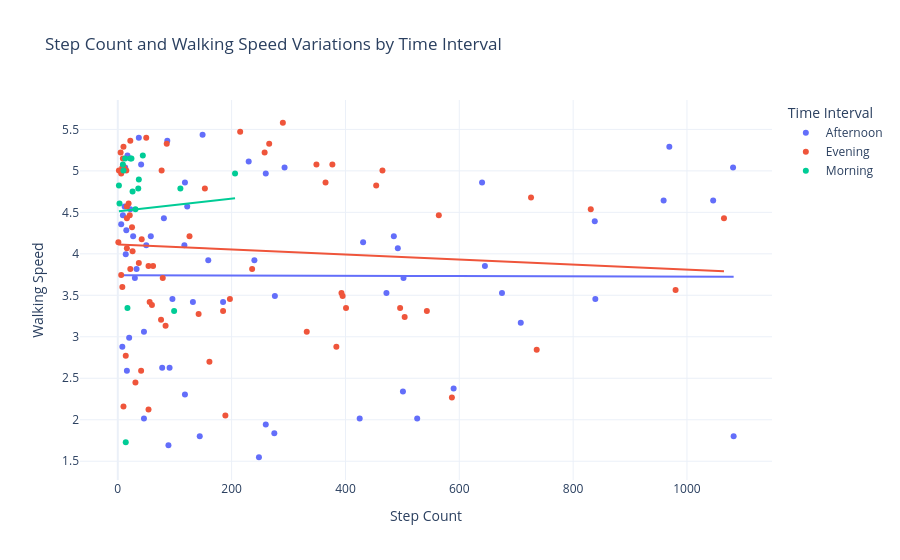

Notebook code cell kept with this figure:
### Code cell
# Create Time Intervals
time_intervals = pd.cut(pd.to_datetime(data["Time"]).dt.hour,
                        bins=[0, 12, 18, 24],
                        labels=["Morning", "Afternoon", "Evening"], 
                        right=False)

data["Time Interval"] = time_intervals

# Variations in Step Count and Walking Speed by Time Interval
fig7 = px.scatter(data, x="Step Count",
                  y="Walking Speed",
                  color="Time Interval",
                  title="Step Count and Walking Speed Variations by Time Interval",
                  trendline='ols')
fig7.show()

### Figure 1 — Plotly figure (JSON) as saved in the notebook; plotly's stock layout.template omitted (floating-point values rounded to 4 significant figures)
{"data": [{"hovertemplate": "Time Interval=Afternoon<br>Step Count=%{x}<br>Walking Speed=%{y}<extra></extra>", "legendgroup": "Afternoon", "marker": {"color": "#636efa", "symbol": "circle"}, "mode": "markers", "name": "Afternoon", "orientation": "v", "showlegend": true, "type": "scatter", "x": [46, 645, 14, 13, 17, 122, 839, 118, 590, 425, 260, 838, 959, 89, 472, 117, 30, 492, 431, 502, 708, 675, 58, 27, 81, 6, 50, 78, 96, 132, 33, 91, 16, 501, 240, 20, 8, 185, 144, 526, 46, 118, 230, 293, 12, 9, 41, 22, 15, 485, 1046, 159, 260, 248, 1082, 275, 276, 149, 87, 37, 969, 640, 1081], "xaxis": "x", "y": [3.06, 3.852, 3.996, 5.04, 5.184, 4.572, 3.456, 2.304, 2.376, 2.016, 4.968, 4.392, 4.644, 1.692, 3.528, 4.104, 3.708, 4.068, 4.14, 3.708, 3.168, 3.528, 4.212, 4.212, 4.428, 4.356, 4.104, 2.628, 3.456, 3.42, 3.816, 2.628, 2.592, 2.34, 3.924, 2.988, 2.88, 3.42, 1.8, 2.016, 2.016, 4.86, 5.112, 5.04, 4.572, 4.464, 5.076, 4.536, 4.284, 4.212, 4.644, 3.924, 1.944, 1.548, 1.8, 1.836, 3.492, 5.436, 5.364, 5.4, 5.292, 4.86, 5.04], "yaxis": "y"}, {"hovertemplate": "<b>OLS trendline</b><br>Walking Speed = -1.70101e-05 * Step Count + 3.74265<br>R<sup>2</sup>=0.000023<br><br>Time Interval=Afternoon<br>Step Count=%{x}<br>Walking Speed=%{y} <b>(trend)</b><extra></extra>", "legendgroup": "Afternoon", "marker": {"color": "#636efa", "symbol": "circle"}, "mode": "lines", "name": "Afternoon", "showlegend": false, "type": "scatter", "x": [6, 8, 9, 12, 13, 14, 15, 16, 17, 20, 22, 27, 30, 33, 37, 41, 46, 46, 50, 58, 78, 81, 87, 89, 91, 96, 117, 118, 118, 122, 132, 144, 149, 159, 185, 230, 240, 248, 260, 260, 275, 276, 293, 425, 431, 472, 485, 492, 501, 502, 526, 590, 640, 645, 675, 708, 838, 839, 959, 969, 1046, 1081, 1082], "xaxis": "x", "y": [3.743, 3.743, 3.742, 3.742, 3.742, 3.742, 3.742, 3.742, 3.742, 3.742, 3.742, 3.742, 3.742, 3.742, 3.742, 3.742, 3.742, 3.742, 3.742, 3.742, 3.741, 3.741, 3.741, 3.741, 3.741, 3.741, 3.741, 3.741, 3.741, 3.741, 3.74, 3.74, 3.74, 3.74, 3.74, 3.739, 3.739, 3.738, 3.738, 3.738, 3.738, 3.738, 3.738, 3.735, 3.735, 3.735, 3.734, 3.734, 3.734, 3.734, 3.734, 3.733, 3.732, 3.732, 3.731, 3.731, 3.728, 3.728, 3.726, 3.726, 3.725, 3.724, 3.724], "yaxis": "y"}, {"hovertemplate": "Time Interval=Evening<br>Step Count=%{x}<br>Walking Speed=%{y}<extra></extra>", "legendgroup": "Evening", "marker": {"color": "#EF553B", "symbol": "circle"}, "mode": "markers", "name": "Evening", "orientation": "v", "showlegend": true, "type": "scatter", "x": [8, 564, 153, 16, 22, 16, 587, 496, 395, 401, 384, 161, 736, 142, 10, 8, 6, 56, 26, 1, 236, 14, 504, 60, 54, 77, 19, 189, 31, 84, 76, 41, 37, 21, 50, 10, 22, 15, 79, 454, 465, 11, 365, 377, 5, 9, 2, 86, 42, 332, 185, 290, 215, 258, 266, 54, 6, 349, 980, 726, 1065, 831, 126, 62, 25, 543, 393, 197, 16], "xaxis": "x", "y": [5.04, 4.464, 4.788, 4.068, 3.816, 4.572, 2.268, 3.348, 3.492, 3.348, 2.88, 2.7, 2.844, 3.276, 2.16, 3.6, 3.744, 3.42, 4.032, 4.14, 3.816, 2.772, 3.24, 3.384, 2.124, 5.004, 4.608, 2.052, 2.448, 3.132, 3.204, 2.592, 3.888, 4.464, 5.4, 5.292, 5.364, 5.004, 3.708, 4.824, 5.004, 5.04, 4.86, 5.076, 5.22, 5.148, 5.004, 5.328, 4.176, 3.06, 3.312, 5.58, 5.472, 5.22, 5.328, 3.852, 4.968, 5.076, 3.564, 4.68, 4.428, 4.536, 4.212, 3.852, 4.32, 3.312, 3.528, 3.456, 4.428], "yaxis": "y"}, {"hovertemplate": "<b>OLS trendline</b><br>Walking Speed = -0.000303736 * Step Count + 4.11271<br>R<sup>2</sup>=0.006415<br><br>Time Interval=Evening<br>Step Count=%{x}<br>Walking Speed=%{y} <b>(trend)</b><extra></extra>", "legendgroup": "Evening", "marker": {"color": "#EF553B", "symbol": "circle"}, "mode": "lines", "name": "Evening", "showlegend": false, "type": "scatter", "x": [1, 2, 5, 6, 6, 8, 8, 9, 10, 10, 11, 14, 15, 16, 16, 16, 19, 21, 22, 22, 25, 26, 31, 37, 41, 42, 50, 54, 54, 56, 60, 62, 76, 77, 79, 84, 86, 126, 142, 153, 161, 185, 189, 197, 215, 236, 258, 266, 290, 332, 349, 365, 377, 384, 393, 395, 401, 454, 465, 496, 504, 543, 564, 587, 726, 736, 831, 980, 1065], "xaxis": "x", "y": [4.112, 4.112, 4.111, 4.111, 4.111, 4.11, 4.11, 4.11, 4.11, 4.11, 4.109, 4.108, 4.108, 4.108, 4.108, 4.108, 4.107, 4.106, 4.106, 4.106, 4.105, 4.105, 4.103, 4.101, 4.1, 4.1, 4.098, 4.096, 4.096, 4.096, 4.094, 4.094, 4.09, 4.089, 4.089, 4.087, 4.087, 4.074, 4.07, 4.066, 4.064, 4.057, 4.055, 4.053, 4.047, 4.041, 4.034, 4.032, 4.025, 4.012, 4.007, 4.002, 3.998, 3.996, 3.993, 3.993, 3.991, 3.975, 3.971, 3.962, 3.96, 3.948, 3.941, 3.934, 3.892, 3.889, 3.86, 3.815, 3.789], "yaxis": "y"}, {"hovertemplate": "Time Interval=Morning<br>Step Count=%{x}<br>Walking Speed=%{y}<extra></extra>", "legendgroup": "Morning", "marker": {"color": "#00cc96", "symbol": "circle"}, "mode": "markers", "name": "Morning", "orientation": "v", "showlegend": true, "type": "scatter", "x": [37, 14, 22, 206, 44, 17, 24, 26, 110, 2, 9, 13, 10, 36, 99, 3, 31], "xaxis": "x", "y": [4.896, 1.728, 5.148, 4.968, 5.184, 3.348, 5.148, 4.752, 4.788, 4.824, 5.076, 5.148, 5.004, 4.788, 3.312, 4.608, 4.536], "yaxis": "y"}, {"hovertemplate": "<b>OLS trendline</b><br>Walking Speed = 0.000760925 * Step Count + 4.513<br>R<sup>2</sup>=0.001872<br><br>Time Interval=Morning<br>Step Count=%{x}<br>Walking Speed=%{y} <b>(trend)</b><extra></extra>", "legendgroup": "Morning", "marker": {"color": "#00cc96", "symbol": "circle"}, "mode": "lines", "name": "Morning", "showlegend": false, "type": "scatter", "x": [2, 3, 9, 10, 13, 14, 17, 22, 24, 26, 31, 36, 37, 44, 99, 110, 206], "xaxis": "x", "y": [4.515, 4.515, 4.52, 4.521, 4.523, 4.524, 4.526, 4.53, 4.531, 4.533, 4.537, 4.54, 4.541, 4.546, 4.588, 4.597, 4.67], "yaxis": "y"}], "layout": {"autosize": true, "legend": {"title": {"text": "Time Interval"}, "tracegroupgap": 0}, "title": {"text": "Step Count and Walking Speed Variations by Time Interval"}, "xaxis": {"anchor": "y", "autorange": true, "domain": [0, 1], "range": [-64.74, 1148.0], "title": {"text": "Step Count"}, "type": "linear"}, "yaxis": {"anchor": "x", "autorange": true, "domain": [0, 1], "range": [1.215, 5.913], "title": {"text": "Walking Speed"}, "type": "linear"}}}
